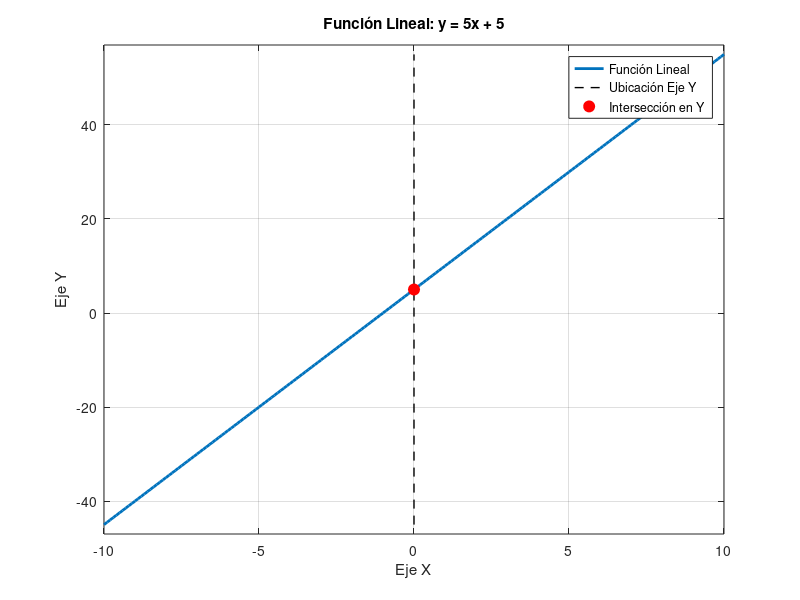

The MATLAB script that drew this image:
% Descripción: Este programa grafica una función lineal de la forma y = mx + b, permitiendo al usuario ingresar los valores de m (pendiente) y b (intersección en y). Además, muestra información relevante de la función.
% Autor: MATLAB Helper
% Fecha: 2023-10-05

function GraficadorFuncionesLineales
    % Solicitar entrada del usuario
    m = input('Ingrese la pendiente (m): ');
    b = input('Ingrese la intersección en y (b): ');
    
    % Generar valores de x desde -10 a 10 con incrementos de 0.1
    x = -10:0.1:10;
    
    % Calcular valores de y
    y = m * x + b;
    
    % Crear figura nueva
    figure;
    
    % Graficar la función lineal
    plot(x, y, 'LineWidth', 2);
    grid on;
    title(['Función Lineal: y = ' num2str(m) 'x + ' num2str(b)]);
    xlabel('Eje X');
    ylabel('Eje Y');
    
    % Mostrar información de la función en la consola
    fprintf('\nInformación de la función:\n');
    fprintf('Pendiente (m): %.2f\n', m);
    fprintf('Intersección en Y: (0, %.2f)\n', b);
    fprintf('Ángulo de inclinación: %.2f grados\n', atand(m));
    
    % Añadir línea de intersección en y
    hold on;
    plot([0,0], [min(y), max(y)], 'k--', 'LineWidth', 1); % Eje Y
    plot(0, b, 'ro', 'MarkerSize', 8, 'MarkerFaceColor', 'r'); % Punto de intersección
    hold off;
    
    % Configurar límites de ejes
    axis([-10 10 min(y)-2 max(y)+2]);
    
    % Mostrar leyenda
    legend('Función Lineal', 'Ubicación Eje Y', 'Intersección en Y', 'Location', 'best');
end